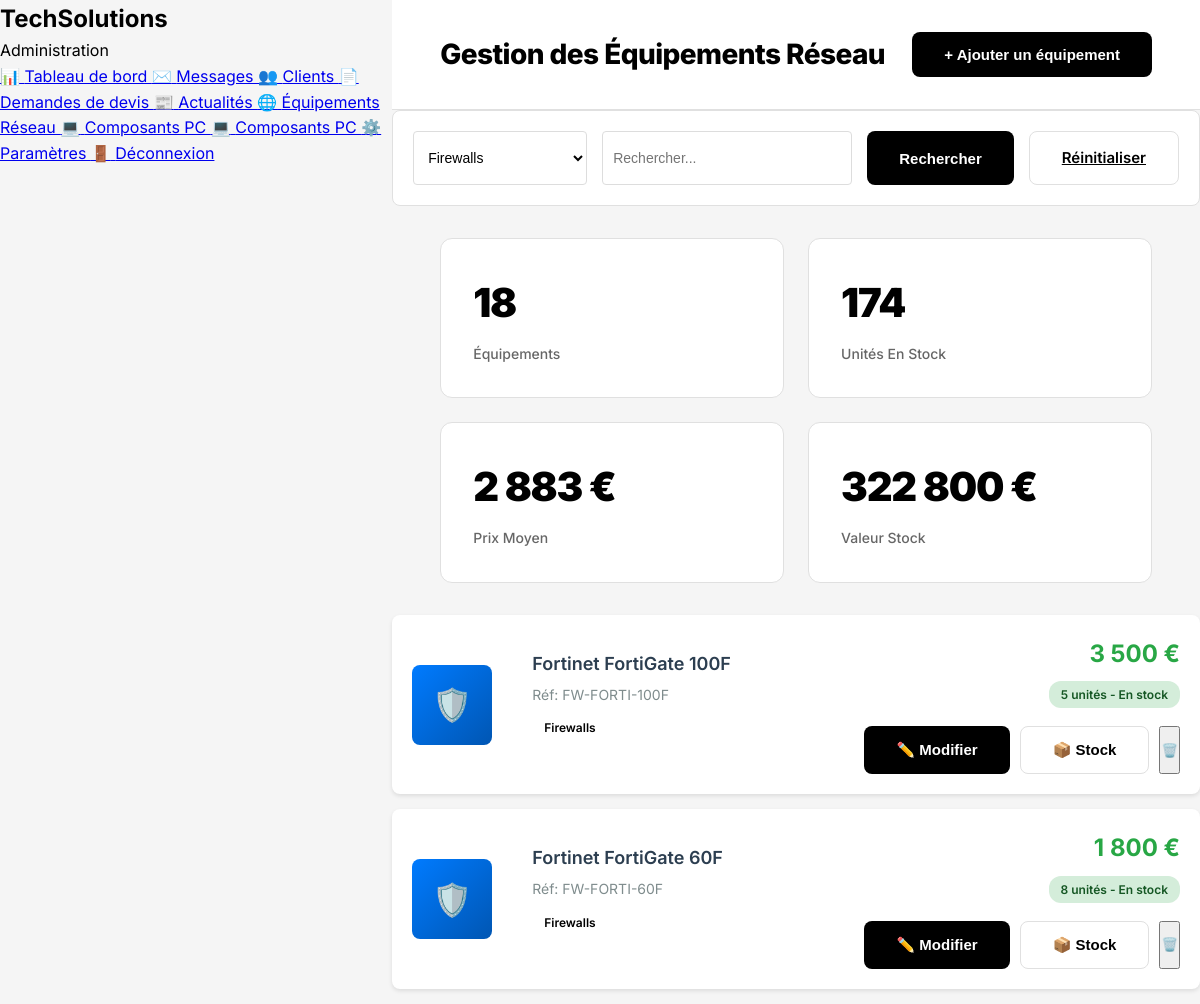
The page /admin/equipements_reseau.php?categorie=1 (signed in) on the database its author committed.
### tables this page shows
CREATE TABLE IF NOT EXISTS equipements_reseau (
    id INT PRIMARY KEY AUTO_INCREMENT,
    categorie_id INT NOT NULL,
    reference VARCHAR(50) UNIQUE NOT NULL,
    marque VARCHAR(100) NOT NULL,
    modele VARCHAR(150) NOT NULL,
    nom_commercial VARCHAR(200) NOT NULL,
    description_courte VARCHAR(300),
    description_longue TEXT,
    
     
    niveau_layer ENUM('Layer 2', 'Layer 3', 'Layer 4-7', 'N/A') DEFAULT 'N/A',
    nombre_ports INT,
    type_ports VARCHAR(100),  
    debit_switching VARCHAR(50),  
    debit_throughput VARCHAR(50),  
    support_poe BOOLEAN DEFAULT FALSE,
    budget_poe_watts INT,  
    
     
    debit_routage VARCHAR(50),
    support_vpn BOOLEAN DEFAULT FALSE,
    nombre_vpn_tunnels INT,
    
     
    debit_firewall VARCHAR(50),
    debit_ips VARCHAR(50),
    debit_vpn_ipsec VARCHAR(50),
    nombre_sessions_max INT,
    support_ips_ids BOOLEAN DEFAULT FALSE,
    support_antivirus BOOLEAN DEFAULT FALSE,
    support_web_filtering BOOLEAN DEFAULT FALSE,
    
     
    cpu VARCHAR(200),
    ram VARCHAR(100),
    stockage VARCHAR(200),
    raid VARCHAR(100),
    alimentation VARCHAR(100),  
    
     
    standard_wifi VARCHAR(50),  
    bandes VARCHAR(50),  
    mimo VARCHAR(20),  
    clients_max_par_ap INT,
    
     
    format VARCHAR(50),  
    consommation_watts INT,
    temperature_fonctionnement VARCHAR(50),
    dimensions VARCHAR(100),
    poids_kg DECIMAL(6,2),
    
     
    fonctionnalites TEXT,  
    ports_management VARCHAR(200),
    garantie_constructeur VARCHAR(100),
    
     
    prix_achat DECIMAL(10,2) NOT NULL,
    prix_vente DECIMAL(10,2) NOT NULL,
    tva DECIMAL(5,2) DEFAULT 20.00,
    marge_pourcentage DECIMAL(5,2),
    stock INT DEFAULT 0,
    stock_alerte INT DEFAULT 2,
    disponible BOOLEAN DEFAULT TRUE,
    delai_livraison_jours INT DEFAULT 7,
    
     
    fournisseur VARCHAR(100),
    reference_fournisseur VARCHAR(100),
    
     
    image_principale VARCHAR(255),
    images_secondaires TEXT,  
    fiche_technique_url VARCHAR(255),
    
     
    slug VARCHAR(200) UNIQUE,
    meta_description TEXT,
    tags TEXT,  
    
     
    nombre_vues INT DEFAULT 0,
    nombre_devis INT DEFAULT 0,
    nombre_ventes INT DEFAULT 0,
    
     
    date_creation DATETIME DEFAULT CURRENT_TIMESTAMP,
    date_modification DATETIME ON UPDATE CURRENT_TIMESTAMP,
    actif BOOLEAN DEFAULT TRUE,
    
     
    FOREIGN KEY (categorie_id) REFERENCES categories_equipements_reseau(id),
    INDEX idx_categorie (categorie_id),
    INDEX idx_marque (marque),
    INDEX idx_prix (prix_vente),
    INDEX idx_stock (stock),
    INDEX idx_actif (actif),
    INDEX idx_disponible (disponible),
    FULLTEXT INDEX idx_recherche (nom_commercial, description_courte, description_longue, marque, modele)
);

CREATE TABLE IF NOT EXISTS categories_equipements_reseau (
    id INT PRIMARY KEY AUTO_INCREMENT,
    nom VARCHAR(100) NOT NULL UNIQUE,
    description TEXT,
    icone VARCHAR(50),
    ordre_affichage INT DEFAULT 0,
    actif BOOLEAN DEFAULT TRUE,
    INDEX idx_actif (actif),
    INDEX idx_ordre (ordre_affichage)
);

### admin/equipements_reseau.php (the view, shortened to what this page needs)
<?php
require_once '../includes/db.php';
$sql_categories = "SELECT * FROM categories_equipements_reseau WHERE actif = TRUE ORDER BY ordre_affichage";
$result_categories = $conn->query($sql_categories);
$page = isset($_GET['page']) ? (int)$_GET['page'] : 1;
$per_page = 20;
$offset = ($page - 1) * $per_page;
$categorie_filter = isset($_GET['categorie']) ? (int)$_GET['categorie'] : 0;
$search = isset($_GET['search']) ? $conn->real_escape_string($_GET['search']) : '';
$where_clauses = ["e.actif = TRUE"];
if ($categorie_filter > 0) {
    $where_clauses[] = "e.categorie_id = $categorie_filter";
}
$where_sql = "WHERE " . implode(" AND ", $where_clauses);
$sql = "SELECT e.*, c.nom AS categorie_nom, c.icone AS categorie_icone
        FROM equipements_reseau e
        INNER JOIN categories_equipements_reseau c ON e.categorie_id = c.id
        $where_sql
        ORDER BY c.ordre_affichage, e.nom_commercial
        LIMIT $per_page OFFSET $offset";
$result = $conn->query($sql);
?>
<!DOCTYPE html>
<html lang="fr">
<head>
    <link rel="stylesheet" href="../css/admin.css">
</head>
<body>
    <div class="admin-container">
        <aside class="admin-sidebar">
            <div class="admin-logo">
                <h2>TechSolutions</h2>
                <p>Administration</p>
            </div>
            <nav class="admin-nav">
                <a href="dashboard.php">
                    <span>📊</span> Tableau de bord
                </a>
                <a href="messages.php">
                    <span>✉️</span> Messages
                </a>
                <a href="clients.php">
                    <span>👥</span> Clients
                </a>
                <a href="devis.php">
                    <span>📄</span> Demandes de devis
                </a>
                <a href="actualites.php">
                    <span>📰</span> Actualités
                </a>
                <a href="equipements_reseau.php" class="active">
                    <span>🌐</span> Équipements Réseau
                </a>
                <a href="composants_pc.php">
                    <span>💻</span> Composants PC
                </a>
                <a href="configurations_completes.php">
                    <span>💻</span> Composants PC
                </a>
                <a href="parametres.php">
                    <span>⚙️</span> Paramètres
                </a>
                <a href="logout.php">
                    <span>🚪</span> Déconnexion
                </a>
            </nav>
        </aside>
        <main class="admin-main">
            <div class="admin-header">
                <h1>Gestion des Équipements Réseau</h1>
                <div class="admin-actions">
                    <button class="btn btn-primary" onclick="window.location.href='equipement_add.php'">
                        + Ajouter un équipement
                    </button>
                </div>
            </div>
            <div class="filter-bar">
                <form method="GET" style="display: flex; gap: 15px; flex: 1;">
                    <select name="categorie" onchange="this.form.submit()">
                        <?php $result_categories->data_seek(0); ?>
                        <?php while ($cat = $result_categories->fetch_assoc()): ?>
                            <option value="<?= $cat['id'] ?>" <?= $categorie_filter == $cat['id'] ? 'selected' : '' ?>>
                                <?= htmlspecialchars($cat['nom']) ?>
                            </option>
                        <?php endwhile; ?>
                    </select>
                    <input type="search" name="search" placeholder="Rechercher..."
                           value="<?= htmlspecialchars($search) ?>" style="flex: 1;">
                    <button type="submit" class="btn btn-primary">Rechercher</button>
                    <?php if ($categorie_filter > 0 || !empty($search)): ?>
                        <a href="equipements_reseau.php" class="btn btn-secondary">Réinitialiser</a>
                    <?php endif; ?>
                </form>
            </div>
            <div class="stats-grid">
                <?php
                $sql_stats = "SELECT
                    COUNT(*) as total,
                    SUM(stock) as total_stock,
                    ROUND(AVG(prix_vente), 2) as prix_moyen,
                    SUM(stock * prix_vente) as valeur_stock
                    FROM equipements_reseau WHERE actif = TRUE";
                $result_stats = $conn->query($sql_stats);
                $stats = $result_stats->fetch_assoc();
                ?>
                <div class="stat-card">
                    <div class="stat-value"><?= $stats['total'] ?></div>
                    <div class="stat-label">Équipements</div>
                </div>
                <div class="stat-card">
                    <div class="stat-value"><?= $stats['total_stock'] ?></div>
                    <div class="stat-label">Unités en stock</div>
                </div>
                <div class="stat-card">
                    <div class="stat-value"><?= number_format($stats['prix_moyen'], 0, ',', ' ') ?> €</div>
                    <div class="stat-label">Prix moyen</div>
                </div>
                <div class="stat-card">
                    <div class="stat-value"><?= number_format($stats['valeur_stock'], 0, ',', ' ') ?> €</div>
                    <div class="stat-label">Valeur stock</div>
                </div>
            </div>
            <div class="equipment-list">
                <?php if ($result->num_rows > 0): ?>
                    <?php while ($equip = $result->fetch_assoc()): ?>
                        <div class="equipment-card">
                            <div class="equipment-icon">
                                <?php
                                $icons = [
                                    'Firewalls' => '🛡️',
                                    'Routeurs' => '🔀',
                                    'Switches Core' => '📊',
                                    'Switches Distribution' => '🔌',
                                    'Points d\'Accès WiFi' => '📡',
                                    'Serveurs' => '🖥️',
                                    'Stockage NAS' => '💾',
                                    'Onduleurs UPS' => '🔋'
                                ];
                                echo $icons[$equip['categorie_nom']] ?? '📦';
                                ?>
                            </div>
                            <div class="equipment-info">
                                <div class="equipment-title">
                                    <?= htmlspecialchars($equip['marque']) ?> <?= htmlspecialchars($equip['modele']) ?>
                                </div>
                                <div class="equipment-reference">
                                    Réf: <?= htmlspecialchars($equip['reference']) ?>
                                </div>
                                <span class="category-badge cat-<?= strtolower(str_replace(' ', '-', $equip['categorie_nom'])) ?>">
                                    <?= htmlspecialchars($equip['categorie_nom']) ?>
                                </span>
                            </div>
                            <div class="equipment-pricing">
                                <div class="price-tag"><?= number_format($equip['prix_vente'], 0, ',', ' ') ?> €</div>
                                <?php
                                $stock_class = 'stock-ok';
                                $stock_text = 'En stock';
                                ?>
                                <span class="stock-indicator <?= $stock_class ?>">
                                    <?= $equip['stock'] ?> unités - <?= $stock_text ?>
                                </span>
                                <div style="display: flex; gap: 10px; margin-top: 10px;">
                                    <button class="btn btn-sm btn-primary"
                                            onclick="window.location.href='equipement_edit.php?id=<?= $equip['id'] ?>'">
                                        ✏️ Modifier
                                    </button>
                                    <button class="btn btn-sm btn-secondary"
                                            onclick="updateStock(<?= $equip['id'] ?>, <?= $equip['stock'] ?>)">
                                        📦 Stock
                                    </button>
                                    <button class="btn btn-sm btn-danger"
                                            onclick="deleteEquipment(<?= $equip['id'] ?>)">
                                        🗑️
                                    </button>
                                </div>
                            </div>
                        </div>
                    <?php endwhile; ?>
                <?php endif; ?>
            </div>
        </main>
    </div>
</body>
</html>

### css/admin.css (style rules this page uses)
* { margin: 0; padding: 0; box-sizing: border-box; }
:root { --black: #000000; --dark-gray: #1a1a1a; --medium-gray: #666666; --light-gray: #cccccc; --off-white: #f5f5f5; --white: #ffffff; --border: #e0e0e0; --shadow: rgba(0, 0, 0, 0.08); }
body { font-family: 'Inter', -apple-system, BlinkMacSystemFont, 'Segoe UI', sans-serif; line-height: 1.6; color: var(--black); background: var(--off-white); -webkit-font-smoothing: antialiased; -moz-osx-font-smoothing: grayscale; }
.admin-container { display: flex; min-height: 100vh; }
.admin-header { background: var(--white); padding: 2rem 3rem; border-bottom: 1px solid var(--border); display: flex; justify-content: space-between; align-items: center; position: sticky; top: 0; z-index: 50; backdrop-filter: blur(10px); }
.admin-header h1 { font-size: 1.75rem; font-weight: 800; letter-spacing: -0.02em; color: var(--black); }
.admin-header > div { font-size: 0.875rem; color: var(--medium-gray); font-weight: 500; }
.stats-grid { display: grid; grid-template-columns: repeat(auto-fit, minmax(240px, 1fr)); gap: 1.5rem; margin: 2rem 3rem; }
.stat-card { background: var(--white); padding: 2rem; border-radius: 12px; border: 1px solid var(--border); text-align: left; transition: all 0.3s ease; }
.stat-value { font-size: 2.5rem; font-weight: 900; color: var(--black); margin-bottom: 0.5rem; letter-spacing: -0.03em; }
.stat-label { font-size: 0.875rem; font-weight: 500; color: var(--medium-gray); text-transform: capitalize; }
.btn-primary { padding: 0.875rem 2rem; background: var(--black); color: var(--white); border: none; border-radius: 8px; font-weight: 600; font-size: 0.9375rem; cursor: pointer; transition: all 0.2s ease; display: inline-block; text-decoration: none; text-align: center; }
.btn-secondary { padding: 0.875rem 2rem; background: var(--white); color: var(--black); border: 1px solid var(--border); border-radius: 8px; font-weight: 600; font-size: 0.9375rem; cursor: pointer; transition: all 0.2s ease; }
.filter-bar { background: var(--white); padding: 1.5rem; border-radius: 8px; border: 1px solid var(--border); margin-bottom: 1.5rem; display: flex; gap: 1rem; align-items: center; flex-wrap: wrap; }
.filter-bar input, .filter-bar select { padding: 0.75rem 1rem; border: 1px solid var(--border); border-radius: 8px; font-size: 0.9375rem; background: var(--white); }
.filter-bar input[type="search"] { flex: 1; min-width: 250px; }

### admin/equipements_reseau.php (style rules this page uses)
.equipment-card { background: white; border-radius: 8px; padding: 20px; margin-bottom: 15px; box-shadow: 0 2px 4px rgba(0,0,0,0.1); display: grid; grid-template-columns: 100px 1fr auto; gap: 20px; align-items: center; }
.equipment-icon { width: 80px; height: 80px; background: linear-gradient(135deg, #007bff, #0056b3); border-radius: 8px; display: flex; align-items: center; justify-content: center; color: white; font-size: 32px; }
.equipment-info { flex: 1; }
.equipment-title { font-size: 18px; font-weight: 600; color: #2c3e50; margin-bottom: 5px; }
.equipment-reference { color: #7f8c8d; font-size: 14px; margin-bottom: 8px; }
.equipment-pricing { display: flex; flex-direction: column; align-items: flex-end; gap: 8px; }
.price-tag { font-size: 24px; font-weight: 700; color: #28a745; }
.stock-indicator { display: inline-block; padding: 4px 12px; border-radius: 12px; font-size: 12px; font-weight: 600; }
.stock-ok { background: #d4edda; color: #155724; }
.filter-bar { background: white; padding: 20px; border-radius: 8px; margin-bottom: 20px; display: flex; gap: 15px; align-items: center; }
.filter-bar select, .filter-bar input { padding: 10px; border: 1px solid #ddd; border-radius: 4px; font-size: 14px; }
.category-badge { display: inline-block; padding: 4px 12px; border-radius: 12px; font-size: 12px; font-weight: 600; margin-bottom: 8px; }

### rows shown on the page
equipements_reseau: categorie.nom "🛡️", marque "Fortinet", modele "FortiGate 100F", reference "FW-FORTI-100F", categorie.nom "Firewalls", prix_vente "3 500", stock "5", stock_text "En stock"
equipements_reseau: categorie.nom "🛡️", marque "Fortinet", modele "FortiGate 60F", reference "FW-FORTI-60F", categorie.nom "Firewalls", prix_vente "1 800", stock "8", stock_text "En stock"

### other values the page prints
$stats['total'] "18"
$stats['total_stock'] "174"
$stats['prix_moyen'] "2 883"
$stats['valeur_stock'] "322 800"
form field categorie "Firewalls"
